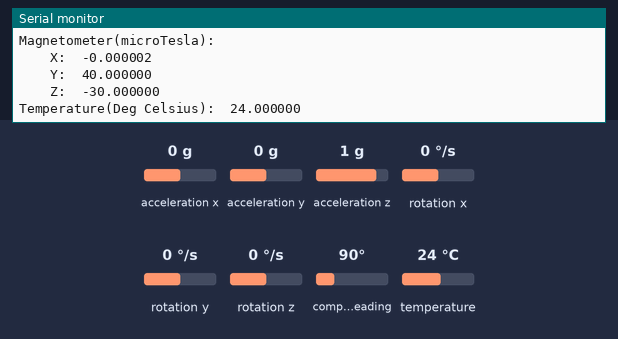
The sketch below on a simulated Arduino Uno, built with avr-gcc and run on an emulated ATmega328P. On the bench: the last lines printed to the serial monitor. The test bench sets the inputs (shaded band); at power-on: acceleration x 0 g, acceleration y 0 g, acceleration z 1 g, rotation x 0 °/s, rotation y 0 °/s, rotation z 0 °/s, compass heading 90°, temperature 24 °C.

Above: at 1.2 s.
1.3 s: acceleration x set to -1.4 g
At 1.82 s:
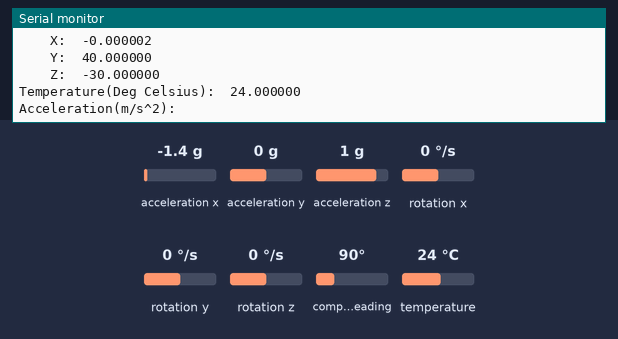
2.8 s: acceleration y set to -1.4 g
At 3.64 s:
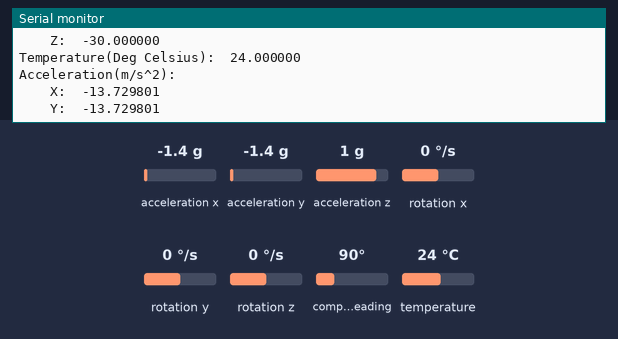
4.3 s: acceleration z set to -1.4 g
At 5.46 s:
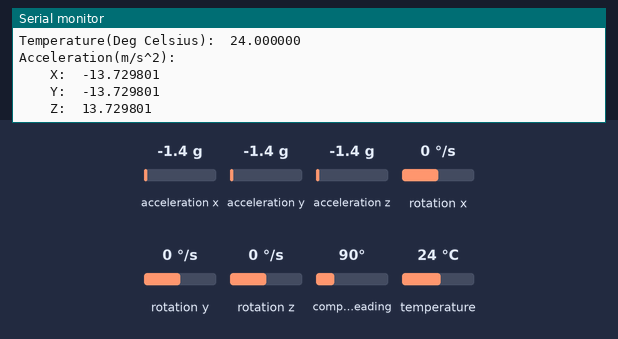
5.8 s: rotation x set to -192 °/s
7.3 s: rotation y set to -192 °/s
At 8.5 s:
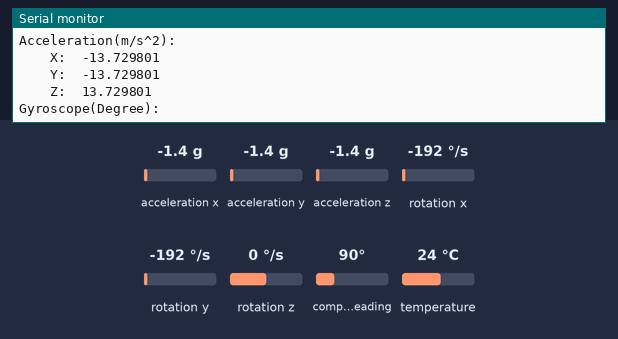
8.8 s: rotation z set to 100 °/s
Timing chart, 0 to 11.8 s (numbered marks = the images above; inputs shaded):
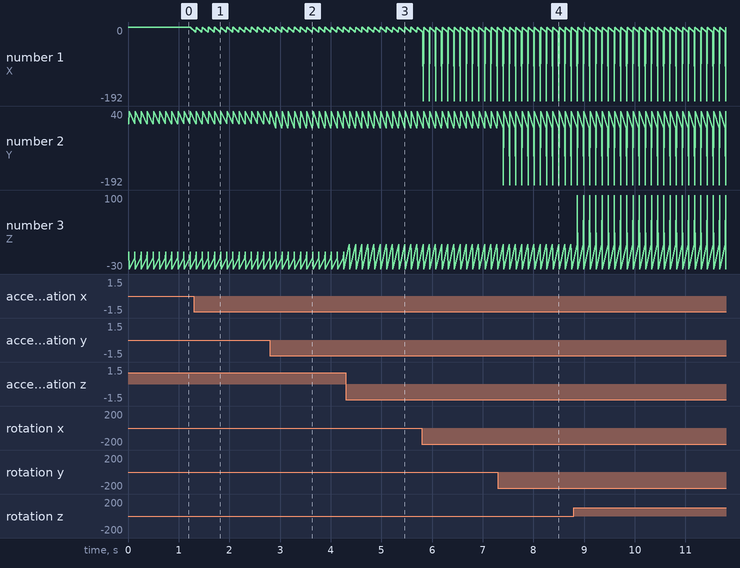

Measured:
- after the input at 1.3 s, the serial monitor: prints a new line at once (image 1)
- after the input at 2.8 s, the serial monitor: prints a new line after 0.11 s (image 2)
- after the input at 4.3 s, the serial monitor: prints a new line after 0.07 s (image 3)
- after the input at 7.3 s, the serial monitor: prints a new line after 0.11 s (image 4)

The sketch:

MPU9250_standard.ino
```cpp
#include "math.h"
#include "MPU9250.h"

// an MPU9250 object with the MPU-9250 sensor on I2C bus 0 with address 0x68
MPU9250 IMU(Wire,0x68);
int status;

void setup()
{
  // serial to display data
  Serial.begin(115200);
  while(!Serial) {}

  // start communication with IMU
  status = IMU.begin();

  if (status < 0)
  {
    Serial.println("IMU initialization unsuccessful");
    Serial.println("Check IMU wiring or try cycling power");
    Serial.print("Status: ");
    Serial.println(status);
    while(1) {}
  }
}

void loop() {
  // read the sensor
  IMU.readSensor();

  float accelX = IMU.getAccelX_mss();


  // display the data
  Serial.print("\n\n");

  Serial.print("Acceleration(m/s^2):");
  Serial.print("\n\t\tX:\t");
  Serial.print(IMU.getAccelX_mss(),6);
  Serial.print("\n\t\tY:\t");
  Serial.print(IMU.getAccelY_mss(),6);
  Serial.print("\n\t\tZ:\t");
  Serial.print(IMU.getAccelZ_mss(),6);


  Serial.print("\n\n");
  Serial.print("Gyroscope(Degree):");
  Serial.print("\n\t\tX:\t");
  Serial.print(IMU.getGyroX_rads()*180/M_PI,6);
  Serial.print("\n\t\tY:\t");
  Serial.print(IMU.getGyroY_rads()*180/M_PI,6);
  Serial.print("\n\t\tZ:\t");
  Serial.print(IMU.getGyroZ_rads()*180/M_PI,6);


  Serial.print("\n\n");
  Serial.print("Magnetometer(microTesla):");
  Serial.print("\n\t\tX:\t");
  Serial.print(IMU.getMagX_uT(),6);
  Serial.print("\n\t\tY:\t");
  Serial.print(IMU.getMagY_uT(),6);
  Serial.print("\n\t\tZ:\t");
  Serial.print(IMU.getMagZ_uT(),6);
  Serial.print("\n\n");

//
//  pitch = 180 * atan2(accelX, sqrt(accelY*accelY + accelZ*accelZ))/PI;
//  roll = 180 * atan2(accelY, sqrt(accelX*accelX + accelZ*accelZ))/PI;
//  mag_x = magReadX*cos(pitch) + magReadY*sin(roll)*sin(pitch) + magReadZ*cos(roll)*sin(pitch)
//  mag_y = magReadY * cos(roll) - magReadZ * sin(roll)
//  yaw = 180 * atan2(-mag_y,mag_x)/M_PI;


  Serial.print("Temperature(Deg Celsius):\t");
  Serial.println(IMU.getTemperature_C(),6);
  Serial.print("\n\n");


  delay(100);
}
```
